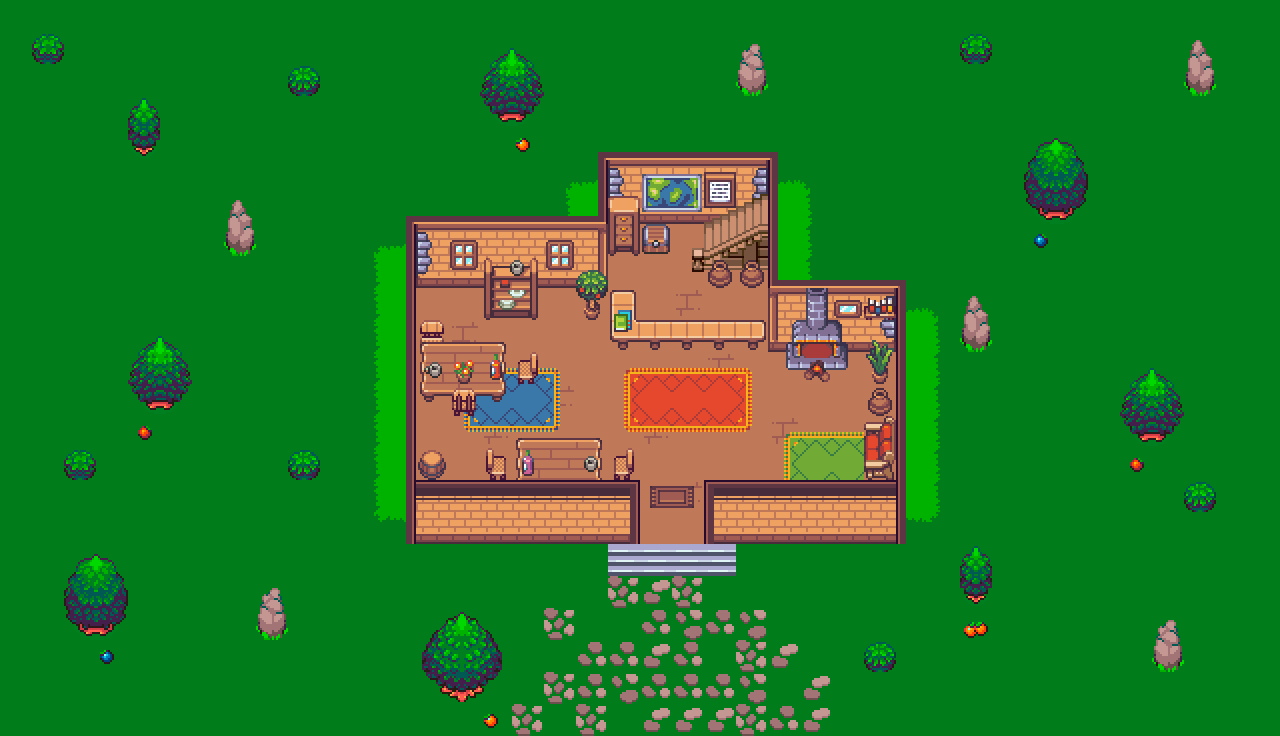

The image is a tile-based game level rendered from a .tmx file. Its description and source (layers, tilesets, objects; grid data summarised) follow:
An orthogonal 40x23 tile map with 32x32 px tiles, 6 tile layers (Fondo, Extras, Bajo, Borde, ...), 1 hidden layer not drawn, 3 tilesets.

<map version="1.4" tiledversion="1.4.3" orientation="orthogonal" renderorder="right-down" width="40" height="23" tilewidth="32" tileheight="32" infinite="0" nextlayerid="8" nextobjectid="1">
 <tileset firstgid="1" name="hitboxes" tilewidth="32" tileheight="32" tilecount="20" columns="20">
  <image source="hitboxes.png" width="640" height="32" />
 </tileset>
 <tileset firstgid="21" name="interior_tileset" tilewidth="32" tileheight="32" tilecount="768" columns="48">
  <image source="interior_tileset.png" width="1536" height="512" />
 </tileset>
 <tileset firstgid="789" name="map_tileset" tilewidth="32" tileheight="32" tilecount="768" columns="48">
  <image source="map_tileset.png" width="1536" height="512" />
 </tileset>
 <layer id="2" name="Fondo" width="40" height="23">
  <data>[920 cells, 920 non-empty, 14 distinct tile ids]</data>
 </layer>
 <layer id="4" name="Extras" width="40" height="23">
  <data>[920 cells, 29 non-empty, 22 distinct tile ids]</data>
 </layer>
 <layer id="5" name="Bajo" width="40" height="23">
  <data>[920 cells, 24 non-empty, 22 distinct tile ids]</data>
 </layer>
 <layer id="1" name="Borde" width="40" height="23">
  <data>[920 cells, 74 non-empty, 25 distinct tile ids]</data>
 </layer>
 <layer id="3" name="Muebles" width="40" height="23">
  <data>[920 cells, 149 non-empty, 70 distinct tile ids]</data>
 </layer>
 <layer id="6" name="Arriba" width="40" height="23">
  <data>[920 cells, 27 non-empty, 24 distinct tile ids]</data>
 </layer>
 <layer id="7" name="Hitboxes" width="40" height="23" visible="0" opacity="0.5">
  <properties>
   <property name="draw" type="bool" value="false" />
  </properties>
  <data>[920 cells, 920 non-empty, 3 distinct tile ids]</data>
 </layer>
</map>